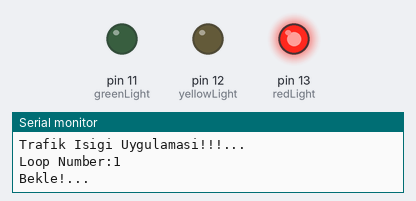
The sketch below on a simulated Arduino Uno, built with avr-gcc and run on an emulated ATmega328P. Shown: output pins drawn as LEDs (lit = HIGH), the last lines printed to the serial monitor.

Above: at 2.6 s.
At 5.6 s:
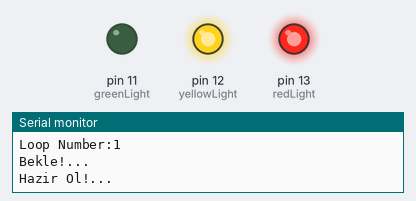
At 8.1 s:
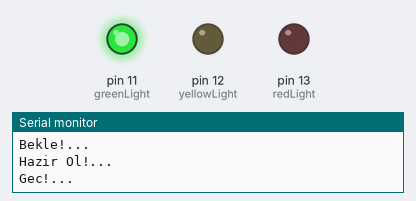
Timing chart, 0 to 13.1 s (numbered marks = the images above):
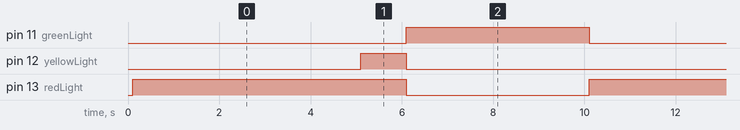

The sketch:

ders_21-Trafik_I_____Uygulamas_.ino
```cpp
int redLight = 13; //pinlerin atamasını yaptık.Kırmızı 13, sarı 12, yeşil 11,
int yellowLight = 12;
int greenLight = 11;

const int REDTIME = 5000; //sabit değişken olarak süreleri atadık.Kırmızı 5 saniye, sarı 1 saniye, yeşil 4 saniye
const int YELLOWTIME = 1000;
const int GREENTIME = 4000;

int count = 0;// trafik lambasının kaç adet tur attığını tuttuk.

void setup() {
  Serial.begin(9600);//haberleşmeyi başlattık.
  pinMode(redLight, OUTPUT); //pinleri çıkış pini olarak atadık.
  pinMode(yellowLight, OUTPUT);
  pinMode(greenLight, OUTPUT);

  Serial.println("Trafik Isigi Uygulamasi!!!...");
  delay(100);

  digitalWrite(redLight, LOW); //ışıkları başlangıçta kapalı olarak başlattık.
  digitalWrite(yellowLight, LOW);
  digitalWrite(greenLight, LOW);


}

void loop() {
  Serial.println("Loop Number:" + String(++count)); //gerçekleşen döngü sayısını ekrana yazdırdık.

  Serial.println("Bekle!...");
  digitalWrite(redLight, HIGH); //5 saniye kırmızı ışık yanacak.
  delay(REDTIME);

  Serial.println("Hazir Ol!...");
  digitalWrite(yellowLight, HIGH); //1 saniye boyunca kırmızı sönmeden sarı da yanacak.
  delay(YELLOWTIME);

  digitalWrite(redLight, LOW); //kırmızı ve sarı sönecek.
  digitalWrite(yellowLight, LOW);

  Serial.println("Gec!...");
  digitalWrite(greenLight, HIGH); //yeşil ışık 4 saniye boyunca yanacak.
  delay(GREENTIME);

  digitalWrite(greenLight, LOW); //yeşil ışık sönecek ve döngü baştan başlayacak.

}
```

Measured:
- by itself, pin 11 (greenLight): alternates HIGH for 4.0 s and LOW for 6.0 s
- by itself, pin 12 (yellowLight): alternates HIGH for 1.0 s and LOW for 9.0 s
- by itself, pin 13 (redLight): alternates HIGH for 6.0 s and LOW for 4.0 s
